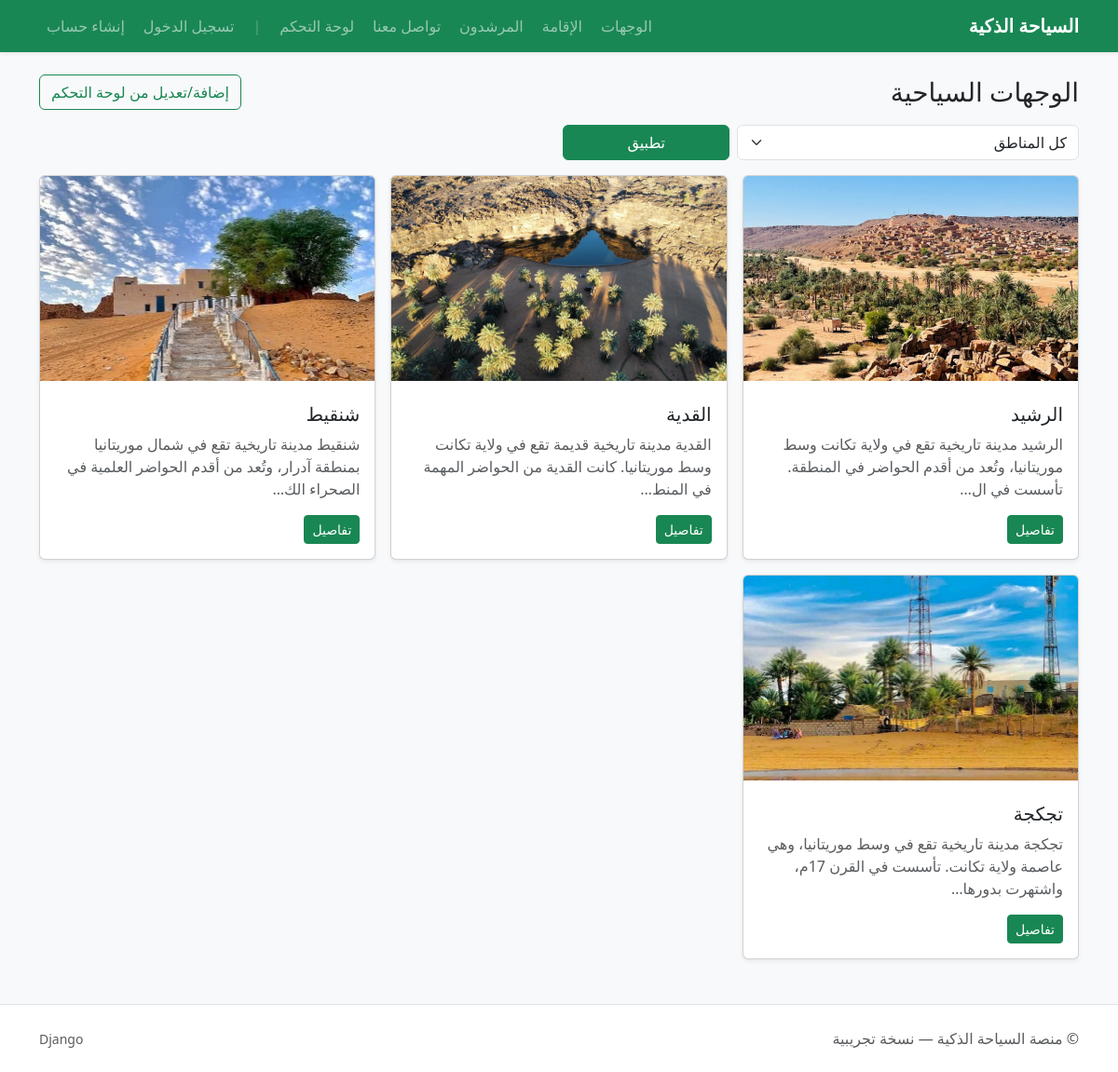
/destinations/, run on the app's committed database.
### destinations/models.py (models this page shows, shortened)
class Destination(models.Model):
    name = models.CharField(max_length=200)
    region = models.CharField(max_length=120)
    city = models.CharField(max_length=120, blank=True)
    latitude = models.FloatField(null=True, blank=True)
    longitude = models.FloatField(null=True, blank=True)
    description = models.TextField(blank=True)
    best_time_to_visit = models.CharField(max_length=200, blank=True)
    is_published = models.BooleanField(default=True)
    rating = models.DecimalField(max_digits=3, decimal_places=2, default=0)

class Media(models.Model):
    destination = models.ForeignKey(Destination, on_delete=models.CASCADE, related_name="media")
    kind = models.CharField(max_length=20, choices=[("image", "Image"), ("video", "Video")], default="image")
    file = models.ImageField(upload_to="destinations/", blank=True, null=True)
    url = models.URLField(blank=True)

### destinations/views.py (the view)
# urls.py: path("", views.destination_list,
def destination_list(request):
    items = Destination.objects.filter(is_published=True)
    search = request.GET.get('search', '')
    if search:
        items = items.filter(
            Q(name__icontains=search) |
            Q(region__icontains=search) |
            Q(description__icontains=search)
        )
    region = request.GET.get('region', '')
    if region:
        items = items.filter(region__icontains=region)
    sort = request.GET.get('sort', '-id')
    items = items.order_by(sort)
    regions = Destination.objects.filter(is_published=True).values_list('region', flat=True).distinct()
    return render(request, "destinations/list.html", {
        "items": items,
        "regions": regions,
        "search": search,
        "selected_region": region,
    })

### templates/destinations/list.html (shortened to what this page needs)
{% extends "base.html" %}
{% load static %}
{% block content %}
<div class="d-flex justify-content-between align-items-center mb-3">
  <h3 class="mb-0">الوجهات السياحية</h3>
  <a class="btn btn-outline-success" href="{% url 'admin:destinations_destination_changelist' %}">
    إضافة/تعديل من لوحة التحكم
  </a>
</div>
<form class="row g-2 mb-3" method="get">
  <div class="col-md-4">
    <select name="region" class="form-select">
      <option value="">كل المناطق</option>
    </select>
  </div>
  <div class="col-md-2">
    <button class="btn btn-success w-100">تطبيق</button>
  </div>
</form>
<div class="row g-3">
  {% for d in items %}
    {% with m=d.media.first %}
      <div class="col-md-4">
        <div class="card h-100 shadow-sm">
          {% if m and m.file %}
            <img
              src="{{ m.file.url }}"
              class="card-img-top"
              style="height:220px; object-fit:cover;"
              alt="{{ d.name }}"
              loading="lazy"
            >
          {% endif %}
          <div class="card-body">
            <h5 class="mt-2">{{ d.name }}</h5>
            <p class="text-muted mb-3">{{ d.description|truncatechars:100 }}</p>
            <a href="{% url 'destination_detail' d.id %}" class="btn btn-success btn-sm">
              تفاصيل
            </a>
          </div>
        </div>
      </div>
    {% endwith %}
  {% empty %}
    <div class="text-muted">لا توجد وجهات</div>
  {% endfor %}
</div>
{% endblock %}

### templates/base.html (shortened to what this page needs)
<!doctype html>
<html lang="ar" dir="rtl">
<head>
  <link href="https://cdn.jsdelivr.net/npm/bootstrap@5.3.3/dist/css/bootstrap.rtl.min.css" rel="stylesheet">
  <link rel="stylesheet" href="https://cdnjs.cloudflare.com/ajax/libs/font-awesome/6.4.0/css/all.min.css">
</head>
<body class="bg-light">
<nav class="navbar navbar-expand-lg navbar-dark bg-success shadow-sm">
  <div class="container">
    <a class="navbar-brand fw-bold" href="/">السياحة الذكية</a>
    <div class="collapse navbar-collapse" id="nav">
  <ul class="navbar-nav ms-auto gap-1 align-items-lg-center">
    <li class="nav-item"><a class="nav-link" href="/destinations/">الوجهات</a></li>
    <li class="nav-item"><a class="nav-link" href="/stays/">الإقامة</a></li>
    <li class="nav-item"><a class="nav-link" href="/guides/">المرشدون</a></li>
    <li class="nav-item"><a class="nav-link" href="{% url 'contact' %}">تواصل معنا</a></li>
    <li class="nav-item"><a class="nav-link" href="/admin/">لوحة التحكم</a></li>
    <li class="nav-item"><span class="nav-link disabled">|</span></li>
    {% if user.is_authenticated %}
  <li class="nav-item"><a class="nav-link" href="{% url 'dashboard' %}">لوحة التحكم</a></li>
  <li class="nav-item">
    <span class="nav-link">مرحباً {{ user.username }}</span>
  </li>
  <li class="nav-item">
    <form method="post" action="{% url 'logout' %}" class="d-inline">
      {% csrf_token %}
      <button type="submit" class="btn btn-link nav-link p-0">تسجيل الخروج</button>
    </form>
  </li>
{% else %}
  <li class="nav-item">
    <a class="nav-link" href="{% url 'login' %}">تسجيل الدخول</a>
  </li>
  <li class="nav-item">
    <a class="nav-link" href="{% url 'signup' %}">إنشاء حساب</a>
  </li>
{% endif %}
  </ul>
</div>
  </div>
</nav>
<main class="container my-4">
  {% block content %}{% endblock %}
</main>
<footer class="py-4 mt-5 border-top bg-white">
  <div class="container d-flex flex-column flex-md-row gap-2 justify-content-between align-items-center">
    <div class="text-muted">© منصة السياحة الذكية — نسخة تجريبية</div>
    <div class="text-muted small">Django</div>
  </div>
</footer>
</body>
</html>

### data on the page
Destination: media.first.file (picture), name "الرشيد", description "الرشيد مدينة تاريخية تقع في ولاية تكانت وسط موريتانيا، وتُعد من أقدم الحواضر في المنطقة. تأسست في ال…"
Destination: media.first.file (picture), name "القدية", description "القدية مدينة تاريخية قديمة تقع في ولاية تكانت وسط موريتانيا. كانت القدية من الحواضر المهمة في المنط…"
Destination: media.first.file (picture), name "شنقيط", description "شنقيط مدينة تاريخية تقع في شمال موريتانيا بمنطقة آدرار، وتُعد من أقدم الحواضر العلمية في الصحراء الك…"
Destination: media.first.file (picture), name "تجكجة", description "تجكجة مدينة تاريخية تقع في وسط موريتانيا، وهي عاصمة ولاية تكانت. تأسست في القرن 17م، واشتهرت بدورها…"
